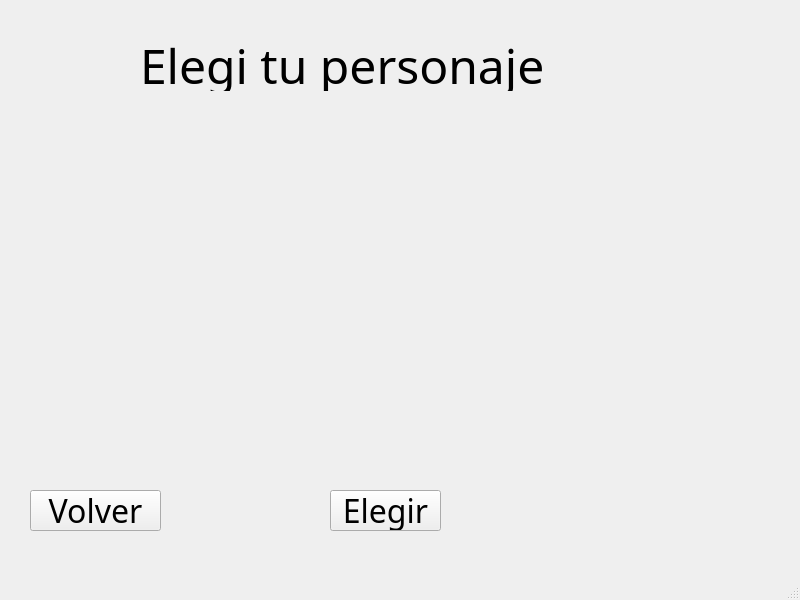
<?xml version="1.0" encoding="UTF-8"?>
<ui version="4.0">
 <class>CharacterSelection</class>
 <widget class="QMainWindow" name="CharacterSelection">
  <property name="geometry">
   <rect>
    <x>0</x>
    <y>0</y>
    <width>800</width>
    <height>600</height>
   </rect>
  </property>
  <property name="windowTitle">
   <string>MainWindow</string>
  </property>
  <widget class="QWidget" name="centralwidget">
   <widget class="QLabel" name="labelTitle">
    <property name="geometry">
     <rect>
      <x>140</x>
      <y>40</y>
      <width>491</width>
      <height>51</height>
     </rect>
    </property>
    <property name="font">
     <font>
      <family>Jazz Jackrabbit 2</family>
      <pointsize>36</pointsize>
     </font>
    </property>
    <property name="text">
     <string>Elegi tu personaje</string>
    </property>
   </widget>
   <widget class="QWidget" name="widgetCharacters" native="true">
    <property name="geometry">
     <rect>
      <x>70</x>
      <y>110</y>
      <width>661</width>
      <height>361</height>
     </rect>
    </property>
   </widget>
   <widget class="QPushButton" name="btnChoose">
    <property name="geometry">
     <rect>
      <x>330</x>
      <y>490</y>
      <width>111</width>
      <height>41</height>
     </rect>
    </property>
    <property name="font">
     <font>
      <family>Jazz Jackrabbit 2</family>
      <pointsize>24</pointsize>
     </font>
    </property>
    <property name="text">
     <string>Elegir</string>
    </property>
   </widget>
   <widget class="QPushButton" name="btnBack">
    <property name="geometry">
     <rect>
      <x>30</x>
      <y>490</y>
      <width>131</width>
      <height>41</height>
     </rect>
    </property>
    <property name="font">
     <font>
      <family>Jazz Jackrabbit 2</family>
      <pointsize>24</pointsize>
     </font>
    </property>
    <property name="text">
     <string>Volver</string>
    </property>
   </widget>
  </widget>
  <widget class="QMenuBar" name="menubar">
   <property name="enabled">
    <bool>false</bool>
   </property>
   <property name="geometry">
    <rect>
     <x>0</x>
     <y>0</y>
     <width>800</width>
     <height>23</height>
    </rect>
   </property>
  </widget>
  <widget class="QStatusBar" name="statusbar">
   <property name="enabled">
    <bool>false</bool>
   </property>
  </widget>
 </widget>
 <resources/>
 <connections/>
</ui>
